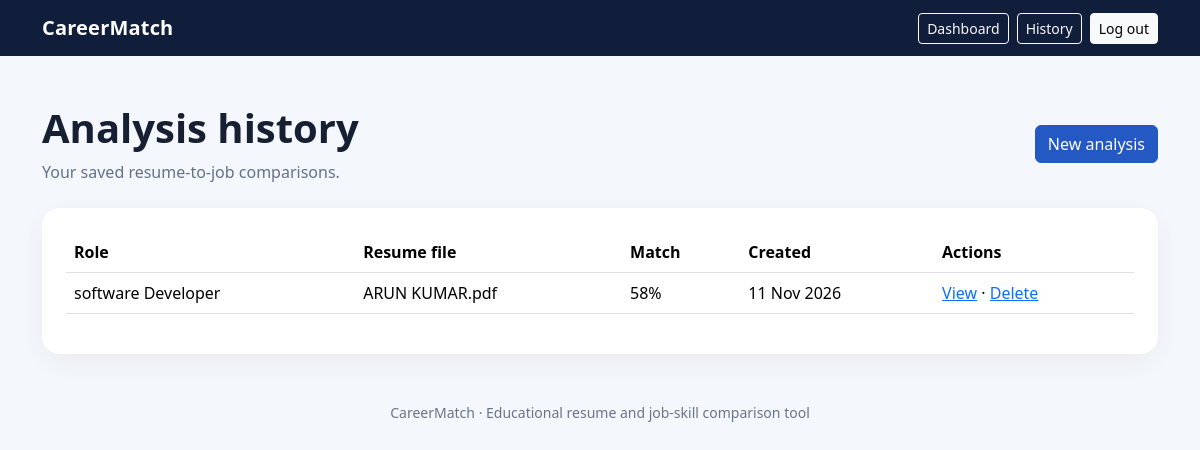
Page /history/ (signed in) on the committed database.
### matcher/models.py (models this page shows, shortened)
class ResumeAnalysis(models.Model):
    owner = models.ForeignKey(settings.AUTH_USER_MODEL, on_delete=models.CASCADE, related_name="resume_analyses")
    resume = models.FileField(upload_to="resumes/%Y/%m/")
    resume_filename = models.CharField(max_length=255)
    job_title = models.CharField(max_length=150, default="Target role")
    job_description = models.TextField()
    extracted_text = models.TextField(blank=True)
    matched_skills = models.JSONField(default=list, blank=True)
    missing_skills = models.JSONField(default=list, blank=True)
    match_percentage = models.PositiveSmallIntegerField(default=0)
    recommendation = models.TextField(blank=True)
    created_at = models.DateTimeField(auto_now_add=True)
    class Meta:
        ordering = ["-created_at"]

### matcher/views.py (the view)
# urls.py: path("history/", views.history, name="history"),
@login_required
def history(request):
    analyses = ResumeAnalysis.objects.filter(owner=request.user)
    return render(request, "matcher/history.html", {"analyses": analyses})

### templates/matcher/history.html
{% extends "base.html" %}{% block title %}Analysis history{% endblock %}
{% block content %}<div class="d-flex justify-content-between align-items-center mb-4"><div><h1 class="fw-bold">Analysis history</h1><p class="muted mb-0">Your saved resume-to-job comparisons.</p></div><a class="btn btn-primary" href="{% url 'analyze' %}">New analysis</a></div><div class="card p-3 p-lg-4">
{% if analyses %}<div class="table-responsive"><table class="table align-middle"><thead><tr><th>Role</th><th>Resume file</th><th>Match</th><th>Created</th><th>Actions</th></tr></thead><tbody>{% for item in analyses %}<tr><td>{{ item.job_title }}</td><td>{{ item.resume_filename }}</td><td>{{ item.match_percentage }}%</td><td>{{ item.created_at|date:"d M Y" }}</td><td><a href="{% url 'analysis_detail' item.pk %}">View</a> · <a href="{% url 'analysis_delete' item.pk %}">Delete</a></td></tr>{% endfor %}</tbody></table></div>{% else %}<p class="muted">No analyses saved yet.</p>{% endif %}</div>{% endblock %}

### templates/base.html (style rules this page uses)
body { background:#f4f7fb;color:#172033 }
.card { border:0;border-radius:18px;box-shadow:0 8px 28px #18294a0d }
.btn-primary { background:#2459c4;border-color:#2459c4 }
.muted { color:#65718a }

### rows in the picture
ResumeAnalysis: job_title "software Developer", resume_filename "ARUN KUMAR.pdf", match_percentage "58", created_at "11 Nov 2026"
